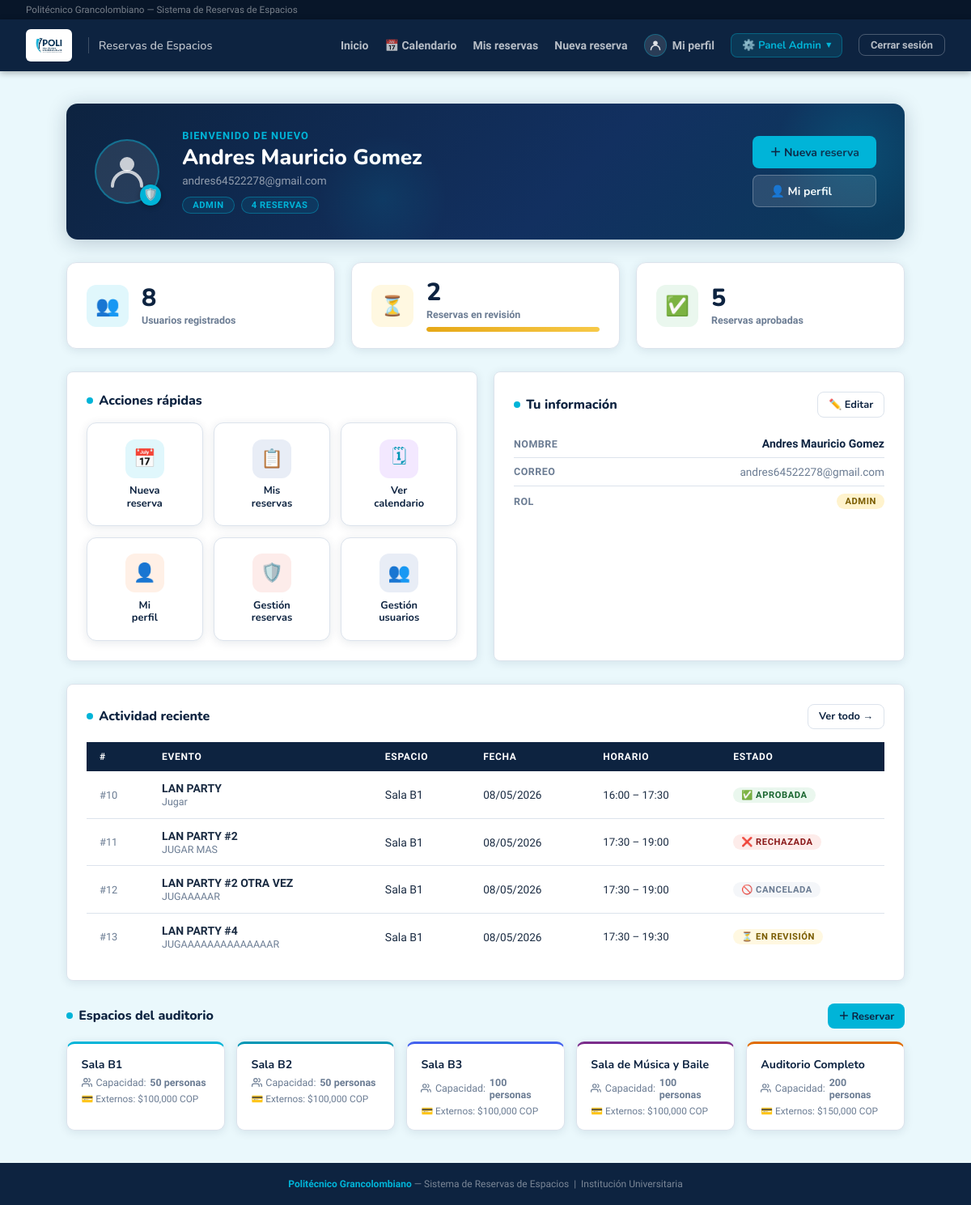
Page /dashboard (signed in) on the earlier database version.
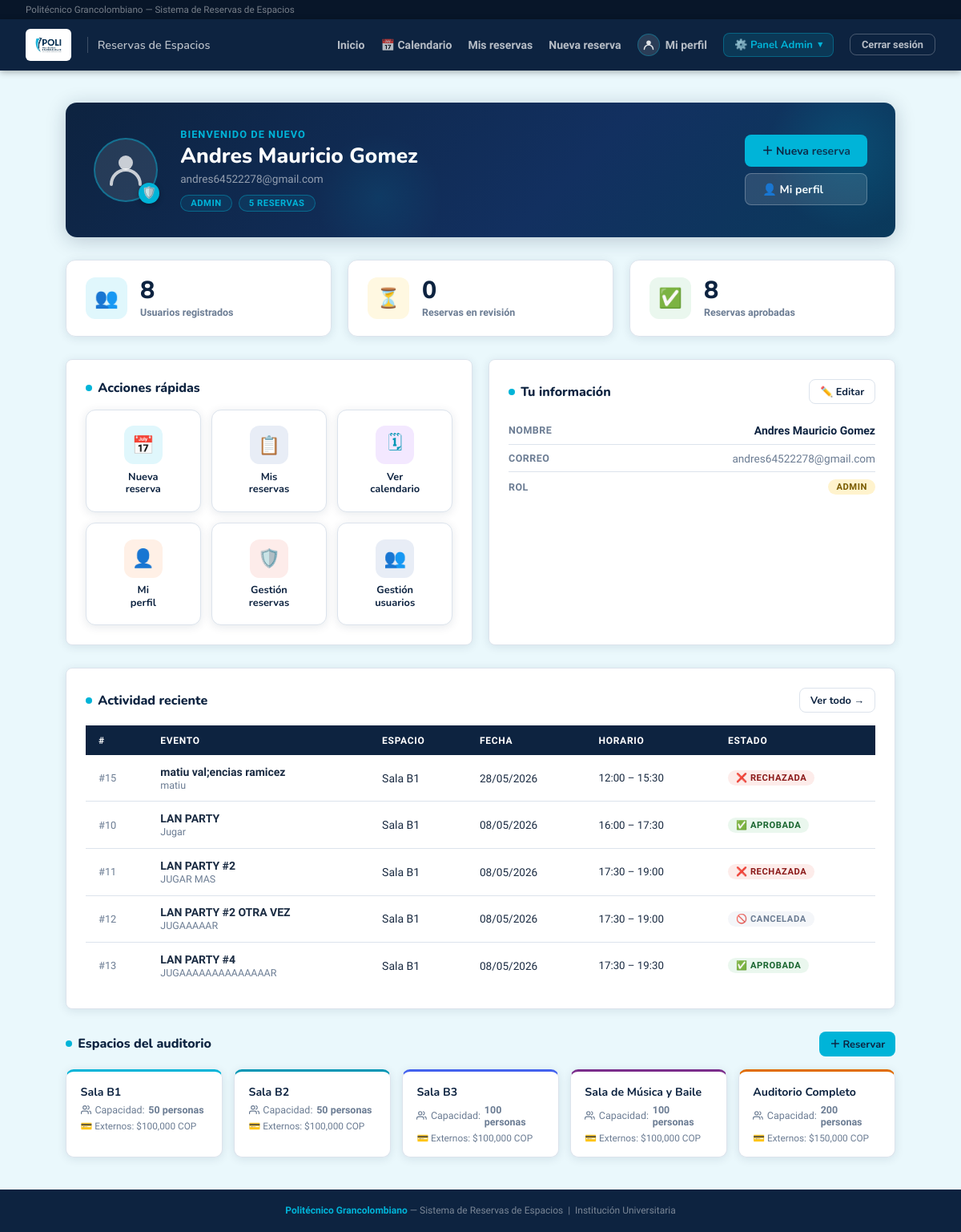
Same page on the later database version.
### database.py (models this page shows, shortened)
class Reserva(Base):
    __tablename__ = "reserva"
    id            = Column(Integer, primary_key=True, autoincrement=True)
    cant_personas = Column(Integer, nullable=False)
    tipo_evento   = Column(String,  nullable=False)
    finalidad     = Column(String,  nullable=True)
    indumentaria          = Column(String, nullable=True)
    servicios_adicionales = Column(String, nullable=True)  # RF-11: sonido, video, sillas, etc.
    justificacion_rechazo = Column(String, nullable=True)  # Razón del rechazo (obligatoria al rechazar)
    fecha        = Column(Date,     nullable=False)
    hora_inicio  = Column(Time,     nullable=False)
    hora_fin     = Column(Time,     nullable=False)
    estado       = Column(String,   nullable=False, default="pendiente")
    usuario_id   = Column(Integer, ForeignKey("usuario.id"), nullable=False)
    logistica_id = Column(Integer, ForeignKey("logistica.id"), nullable=True)
    usuario            = relationship("Usuario",               foreign_keys=[usuario_id], back_populates="reservas")
    logistica          = relationship("PersonalLogistica",     foreign_keys=[logistica_id], back_populates="reservas_logistica")
    espacios           = relationship("Espacio",               secondary=reserva_espacio, back_populates="reservas")
    calificacion       = relationship("Calificacion",          back_populates="reserva", uselist=False)
    personas_externas  = relationship("PersonaExternaReserva", back_populates="reserva",
                                      cascade="all, delete-orphan")
    sanciones          = relationship("Sancion", back_populates="reserva")

class Espacio(Base):
    __tablename__ = "espacio"
    id        = Column(Integer, primary_key=True, autoincrement=True)
    nombre    = Column(String,  nullable=False)
    capacidad = Column(Integer, nullable=False)
    costo_externo = Column(Numeric(12, 2), nullable=True)
    reservas  = relationship("Reserva", secondary=reserva_espacio, back_populates="espacios")

### app.py (the view)
@app.route("/dashboard")
@requiere_login
@proteger_db
def dashboard():
    u = usuario_logueado()
    if u.rol == "logistica":
        return redirect(url_for("logistica_panel"))
    total_usuarios   = db.query(Usuario).count()
    total_pendientes = db.query(Reserva).filter_by(estado="pendiente").count() if u.rol == "admin" else 0
    total_aprobadas  = db.query(Reserva).filter_by(estado="aprobada").count()  if u.rol == "admin" else 0
    total_espacios   = db.query(Espacio).count()
    espacios         = db.query(Espacio).all()
    mis_reservas_rec = db.query(Reserva).filter_by(usuario_id=u.id)\
                         .order_by(Reserva.fecha.desc()).limit(5).all()
    mis_pendientes = db.query(Reserva).filter_by(usuario_id=u.id, estado="pendiente").count()
    mis_aprobadas  = db.query(Reserva).filter_by(usuario_id=u.id, estado="aprobada").count()
    mis_total      = db.query(Reserva).filter_by(usuario_id=u.id).count()
    return render_template("dashboard.html", usuario=u,
                           total_usuarios=total_usuarios,
                           total_pendientes=total_pendientes,
                           total_aprobadas=total_aprobadas,
                           total_espacios=total_espacios,
                           espacios=espacios,
                           mis_reservas_rec=mis_reservas_rec,
                           mis_pendientes=mis_pendientes,
                           mis_aprobadas=mis_aprobadas,
                           mis_total=mis_total)

### app.py (called while the page is built)
@app.after_request
def add_header(response):
    response.headers["Cache-Control"] = "no-cache, no-store, must-revalidate"
    response.headers["Pragma"] = "no-cache"
    response.headers["Expires"] = "0"
    return response

def proteger_db(f):
    from functools import wraps
    @wraps(f)
    def wrapper(*args, **kwargs):
        try:
            return f(*args, **kwargs)
        except DBOperationalError:
            try:
                db.rollback()
            except Exception:
                pass
            DBSession.remove()
            flash("Error de conexión con la base de datos. Por favor recarga la página.", "danger")
            return redirect(request.referrer or url_for("dashboard"))
    return wrapper

@app.teardown_appcontext
def shutdown_session(exception=None):
    DBSession.remove()

@app.before_request
def refrescar_conexion_db():
    try:
        db.rollback()
    except Exception:
        DBSession.remove()

@app.before_request
def limpiar_sesion_al_iniciar():
    if not app.config.get("SESION_LIMPIADA"):
        session.clear()
        app.config["SESION_LIMPIADA"] = True
        _cargar_espacios_predefinidos()

### templates/dashboard.html (shortened to what the changed rows need)
{% extends "base.html" %}
{% block content %}
<div class="hero anim-1">
  <div class="hero-info">
    <div class="hero-pills">
      <span class="hero-pill">{{ usuario.rol }}</span>
      <span class="hero-pill">{{ mis_total }} reserva{{ 's' if mis_total != 1 else '' }}</span>
    </div>
  </div>
</div>
{% if usuario.rol == 'admin' %}
<div class="grid grid-3 anim-2" style="margin-bottom:1.75rem;">
  <div class="stat-card">
    <div class="stat-icon-wrap si-cyan">👥</div>
    <div class="stat-body">
      <div class="stat-num">{{ total_usuarios }}</div>
      <div class="stat-lbl">Usuarios registrados</div>
    </div>
  </div>
  <div class="stat-card">
    <div class="stat-icon-wrap si-yellow">⏳</div>
    <div class="stat-body">
      <div class="stat-num">{{ total_pendientes }}</div>
      <div class="stat-lbl">Reservas en revisión</div>
      {% if total_pendientes > 0 %}
      <div class="progress-bar-wrap" style="margin-top:.5rem;">
        <div class="progress-bar-fill" style="width:100%; background:linear-gradient(90deg,#e6a817,#f7c948);"></div>
      </div>
      {% endif %}
    </div>
  </div>
  <div class="stat-card">
    <div class="stat-icon-wrap si-green">✅</div>
    <div class="stat-body">
      <div class="stat-num">{{ total_aprobadas }}</div>
      <div class="stat-lbl">Reservas aprobadas</div>
    </div>
  </div>
</div>
{% endif %}
<div class="card anim-4" style="margin-bottom:1.75rem;">
  {% if mis_reservas_rec %}
  <table>
    <thead>
      <tr>
        <th>#</th>
        <th>Evento</th>
        <th>Espacio</th>
        <th>Fecha</th>
        <th>Horario</th>
        <th>Estado</th>
      </tr>
    </thead>
    <tbody>
      {% for r in mis_reservas_rec %}
      <tr>
        <td style="color:var(--muted); font-size:.8rem;">#{{ r.id }}</td>
        <td><strong>{{ r.tipo_evento }}</strong><br><span style="font-size:.78rem; color:var(--muted);">{{ r.finalidad }}</span></td>
        <td>{{ r.espacios[0].nombre if r.espacios else '—' }}</td>
        <td style="font-size:.85rem; white-space:nowrap;">{{ r.fecha.strftime('%d/%m/%Y') }}</td>
        <td style="font-size:.83rem; white-space:nowrap;">{{ r.hora_inicio.strftime('%H:%M') }} – {{ r.hora_fin.strftime('%H:%M') }}</td>
        <td>
          {% if r.estado == 'pendiente' %}
            <span class="pill p-pendiente">⏳ En revisión</span>
          {% elif r.estado == 'aprobada' %}
            <span class="pill p-aprobada">✅ Aprobada</span>
          {% elif r.estado == 'rechazada' %}
            <span class="pill p-rechazada">❌ Rechazada</span>
          {% elif r.estado == 'cancelada' %}
            <span class="pill p-cancelada">🚫 Cancelada</span>
          {% endif %}
        </td>
      </tr>
      {% endfor %}
    </tbody>
  </table>
  {% endif %}
</div>
<div class="anim-5">
  <div class="espacio-grid">
    {% set colores = ['var(--cyan)', '#0096b4', '#4361ee', '#7b2d8b', '#e06c00'] %}
    {% for esp in espacios %}
    <div class="espacio-card" style="border-top-color:{{ colores[loop.index0 % 5] }};">
      <div class="espacio-name">{{ esp.nombre }}</div>
      <div class="espacio-cap">
        <svg width="13" height="13" viewBox="0 0 24 24" fill="none" stroke="currentColor" stroke-width="2.2" stroke-linecap="round" stroke-linejoin="round"><path d="M17 21v-2a4 4 0 0 0-4-4H5a4 4 0 0 0-4 4v2"/><circle cx="9" cy="7" r="4"/><path d="M23 21v-2a4 4 0 0 0-3-3.87"/><path d="M16 3.13a4 4 0 0 1 0 7.75"/></svg>
        Capacidad: <strong>{{ esp.capacidad }} personas</strong>
      </div>
      {% if esp.costo_externo %}
      <div style="font-size:.74rem; color:var(--muted); margin-top:.4rem;">
        💳 Externos: ${{ "{:,.0f}".format(esp.costo_externo) }} COP
      </div>
      {% endif %}
    </div>
    {% endfor %}
  </div>
</div>
{% endblock %}

Differences in the rows shown:
added Reserva: id "15", tipo_evento "matiu val;encias ramicez", finalidad "matiu", nombre "Sala B1", fecha "28/05/2026", hora_inicio "12:00", hora_fin "15:30", estado "❌ RECHAZADA"
changed Reserva "LAN PARTY #4": estado "⏳ EN REVISIÓN" → "✅ APROBADA"
Other differences:
{{ mis_total }}: "4" → "5"
{{ total_pendientes }}: "2" → "0"
{{ total_aprobadas }}: "5" → "8"
